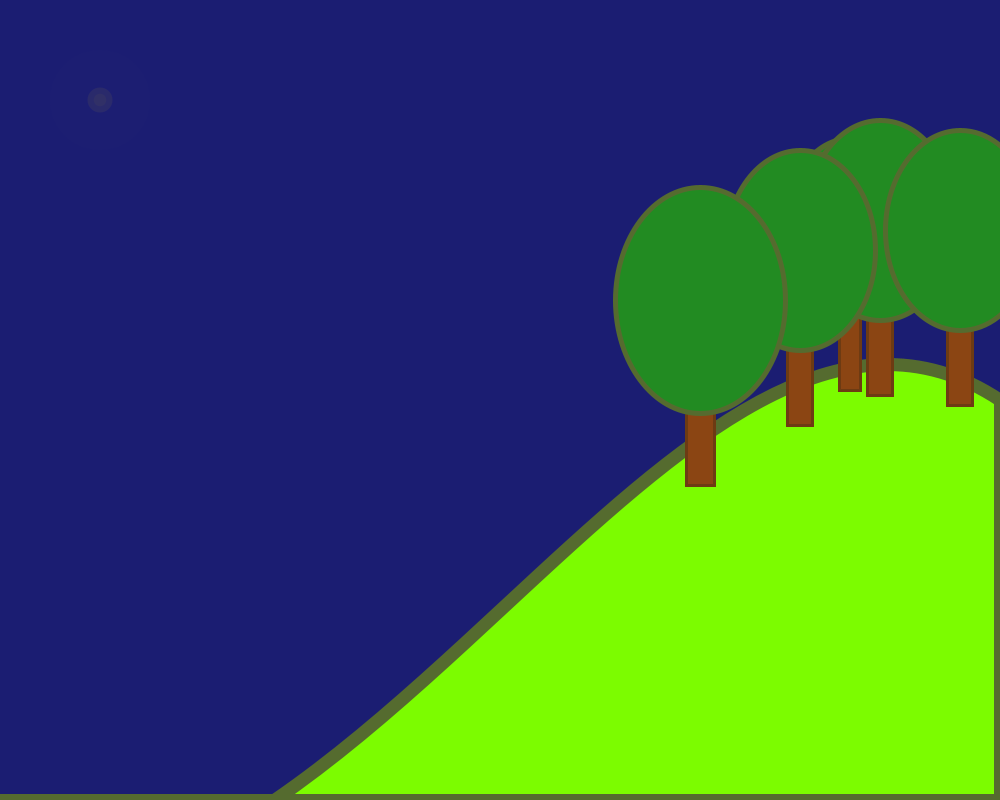
Frame 1 (no input)
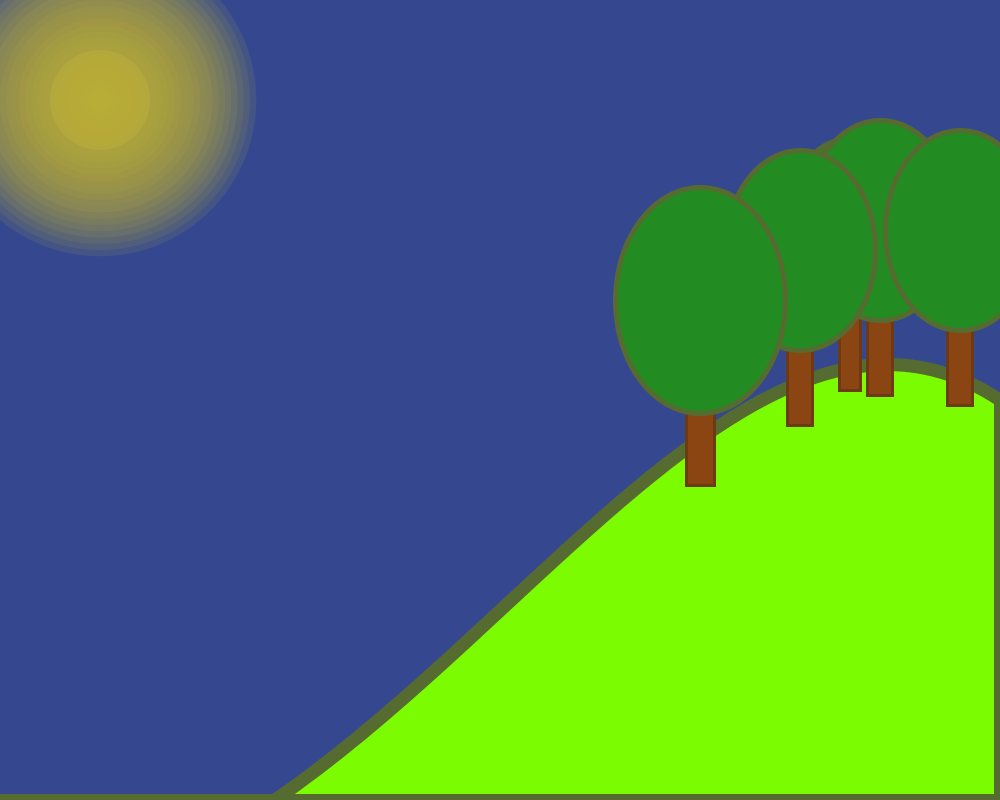
Frame 60 (the mouse pressed at the canvas centre just before this capture)
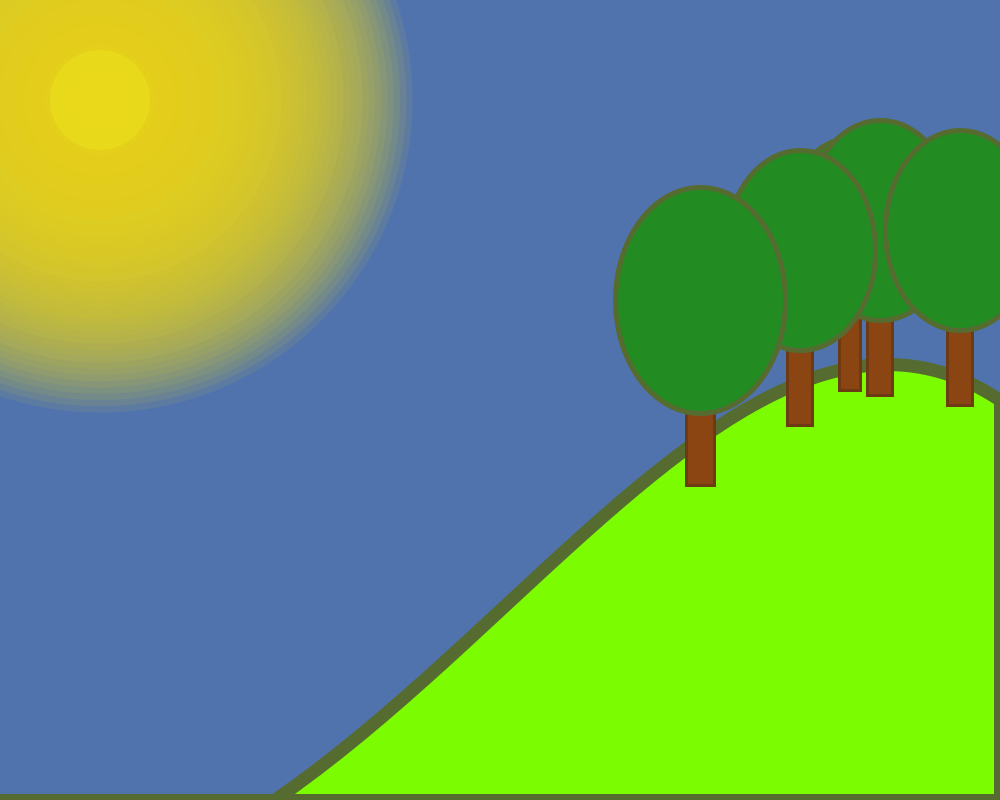
Frame 120 (the mouse held since frame 60 and released just before this capture)

The Processing sketch that drew these frames (run headless with seeded random() and noise(); from frame 60 on, the mouse is pressed at the canvas centre):

// Processing sketch: emh3772_assignment1
// ── emh3772_assignment1.pde
import java.util.Map;

int maxLuminosity = 50;
float luminosityChangeSpeed = .2;
int daySkyRed = 135;
int daySkyGreen = 206;
int daySkyBlue = 235;
int nightSkyRed = 25;
int nightSkyGreen = 25;
int nightSkyBlue = 112;

Map<String, Integer> colors = new HashMap<>();
boolean brighten;
float currLuminosity;
int skyRedValue;
int skyBlueValue;
int skyGreenValue;

void setup() {
  size(1000,800);
  background(0);
  
  colors.put("white", color(255));
  colors.put("black", color(0));
  colors.put("sunYellow", color(255, 223, 0));
  colors.put("treeTrunkBrown", color(139, 69, 19));
  colors.put("leafGreen", color(34, 139, 34));
  colors.put("grassGreen", color(124, 252, 0));
  colors.put("hillGreen", color(85, 107, 47));
  colors.put("darkBrown", color(109, 59, 19));
  
  brighten = true;
  currLuminosity = 1;

}

void draw() {

  if (brighten == true) {
     currLuminosity += luminosityChangeSpeed; 
     if (currLuminosity > maxLuminosity) {
        brighten = false; 
     }
  } else {
     currLuminosity -= luminosityChangeSpeed; 
     if (currLuminosity <= 1) {
        brighten = true; 
     }
  }
  setSkyColor(currLuminosity);
  drawSun(100,100,currLuminosity);
  drawForeground();
}

void setSkyColor(float luminosity) {
   float skyRed = luminosity / maxLuminosity * (daySkyRed - nightSkyRed) + nightSkyRed;
   float skyGreen = luminosity / maxLuminosity * (daySkyGreen - nightSkyGreen) + nightSkyGreen;
   float skyBlue = luminosity / maxLuminosity * (daySkyBlue - nightSkyBlue) + nightSkyBlue;
   background(skyRed, skyGreen, skyBlue); 
}

void drawSun(int x, int y, float luminosity) {
     noStroke();
     blendMode(BLEND);
     for (int i=0;i<luminosity*2;i++) {
         float transparency = (10*i/luminosity);
         fill(colors.get("sunYellow"), transparency);
         circle(x,y,i*12.5);
     }
     blendMode(SCREEN);
     fill(colors.get("sunYellow"),100*luminosity/maxLuminosity);
     circle(x,y,100);
     blendMode(BLEND);
}

void drawForeground() {
  drawHill();
  drawTree(850,225,130);
  drawTree(880,220,150);
  drawTree(800,250,150);
  drawTree(960,230,150);
  drawTree(700,300,170);
}

void drawHill() {
    fill(colors.get("grassGreen"));
    stroke(colors.get("hillGreen"));
    strokeWeight(13);
    beginShape();
  
    vertex(1000, 400);
    bezierVertex(700, 200, 400, 900, 0, 900);
    
    vertex(0, height);
    vertex(1000, height);
    
    endShape(CLOSE);
}

void drawTree(int x, int y, int size) {
    ellipseMode(CENTER);
    rectMode(CENTER);
    strokeWeight(3);
    fill(colors.get("treeTrunkBrown"));
    stroke(colors.get("darkBrown"));
    rect(x,y + 100,size/6,size);
    strokeWeight(5);
    fill(colors.get("leafGreen")); 
    stroke(colors.get("hillGreen"));
    ellipse(x,y,size,size*4/3);
}
